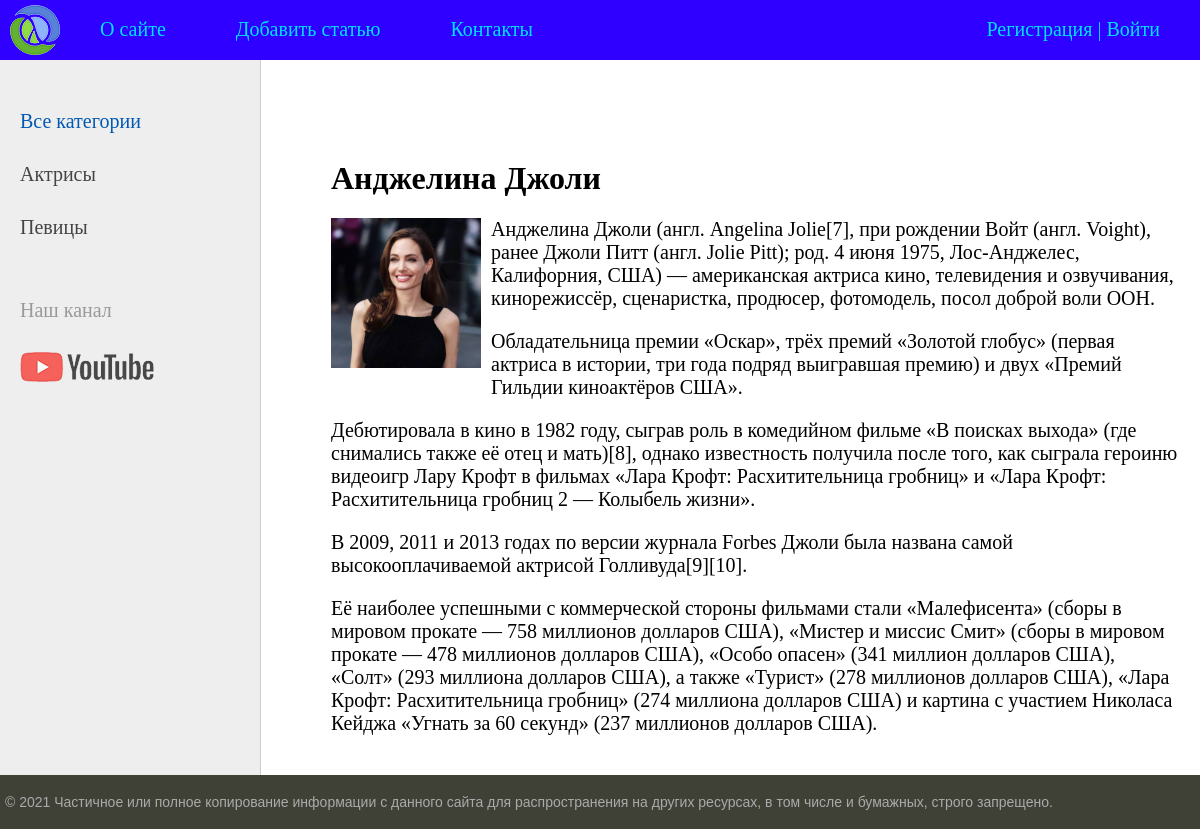
The app's page /posts/andzhelina-dzholi with its own data.
### women/models.py (models this page shows, shortened)
class Category(models.Model):
    name = models.CharField(max_length=100, db_index=True, verbose_name='Имя категории')
    slug = models.SlugField(max_length=255, unique=True, db_index=True, verbose_name='URL')
    class Meta:
        verbose_name = 'Категорию'
        verbose_name_plural = 'Категории'
        ordering = ['id']
    def get_absolute_url(self):
        return reverse('category', kwargs={'cat_slug':self.slug})

class Women(models.Model):
    title = models.CharField(max_length=255, verbose_name='Заголовок')
    slug = models.SlugField(max_length=255, unique=True, db_index=True, verbose_name='URL')
    content = models.TextField(blank=True, verbose_name='Контент')
    photo = models.ImageField(upload_to='photos/%Y/%m/%d', verbose_name='Фото')
    time_create = models.DateTimeField(auto_now_add=True, verbose_name='Время создания')
    time_update = models.DateTimeField(auto_now=True, verbose_name='Время редактирования')
    is_published = models.BooleanField(default=True, verbose_name='Публикация')
    cat = models.ForeignKey('Category', on_delete=models.PROTECT, verbose_name='Категория')
    def __str__(self):
        return self.title
    class Meta:
        verbose_name = 'Известные женщины'
        verbose_name_plural = 'Известные женщины'
        ordering = ['id']

### women/views.py (the view)
# urls.py: path('posts/<slug:post_slug>', ShowPost.as_view(), name='post'),
class ShowPost(DataMixin, DetailView):
    model = Women
    template_name = 'women/post.html'
    slug_url_kwarg = 'post_slug'
    context_object_name = 'post'
    def get_context_data(self, *, object_list=None, **kwargs):
        context = super().get_context_data(**kwargs)
        c_def = self.get_user_context(title=context['post'])
        return dict(list(context.items())+list(c_def.items()))

### women/templatetags/women_tags.py (called while the page is built)
@register.inclusion_tag('women/list_categories.html')
def show_categories(sort=None, cat_selected=0):
    if not sort:
        cats = Category.objects.all()
    else:
        cats = Category.objects.order_by(sort)
    return {'cats': cats, 'cat_selected': cat_selected}

@register.simple_tag()
def get_mainmenu():
    return menu

### women/utils.py (called while the page is built)
    def get_user_context(self, **kwargs):
        context = kwargs
        cats = Category.objects.all()
        user_menu = menu.copy()
        if not self.request.user.is_authenticated:
            user_menu.pop(1)
        context['menu'] = user_menu
        context['cats'] = cats
        if 'cat_selected' not in context:
            context['cat_selected'] = 0
        return context

### women/templates/women/post.html
{% extends 'women/base.html' %}
{% block content %}
<h1>{{post.title}}</h1>
{% if post.photo %}
<p>
    <img class="img-article-left thumb" src="{{post.photo.url}}" alt=""
    height="20" width="{% widthratio 100 200 300 %}">
</p>
{% endif %}
{{post.content|linebreaks}}
{% endblock content %}

### women/templates/women/list_categories.html
{% for c in cats %}
	{% if c.pk == cat_selected %}
		<li class="selected">
            {{c.name}}
        </li>
	{% else %}
		<li>
            <a href="{{ c.get_absolute_url }}">
                {{c.name}}
            </a>
        </li>
	{% endif %}
{% endfor %}

### women/static/women/css/styles.css (style rules this page uses)
html, body { font-family: 'Copperplate'; margin: 0; padding: 0; height: 100%; width: 100%; color: #444; }
a { color: #0059b2; text-decoration: none; }
img { max-width: 600px; height: auto; }
img.img-article-left { max-width: 300px; height: auto; float: left; padding: 0 10px 10px 0; }
img.img-article-left.thumb { max-width: 150px; height: auto; }
.left-chapters ul li { margin: 30px 0 0 0; color: #999; }
.left-chapters ul li a { color: #444; text-decoration: none; }
.content-text h1 { font-size: 32px; }

### records on screen
Category: name "Актрисы"
Category: name "Певицы"
Women: title "Анджелина Джоли", photo (picture), content "Анджелина Джоли (англ. Angelina Jolie[7], при рождении Войт (англ. Voight), ранее Джоли Питт (англ. Jolie Pitt); род. 4 июня 1975, Лос-Анджелес, Калифорния, США) — американская актриса кино, телевидения и озвучивания, кинорежиссёр, сценаристка, продюсер, фотомодель, посол доброй воли ООН. Обладательница премии «Оскар», трёх премий «Золотой глобус» (первая актриса в истории, три года подряд выигравшая премию) и двух «Премий Гильдии киноактёров США». Дебютировала в кино в 1982 году, сыграв роль в комедийном фильме «В поисках выхода» (где снимались также её отец и мать)[8], однако известность получила после того, как сыграла героиню видеоигр Лару Крофт в фильмах «Лара Крофт: Расхитительница…"

### other values on screen
{{ m.title }} "О сайте" "Добавить статью" "Контакты"
